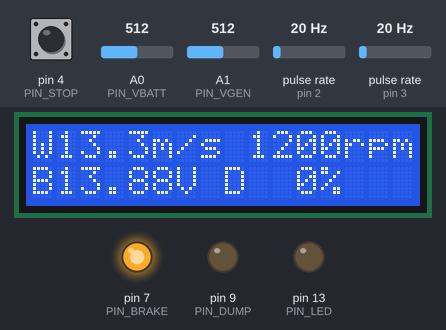
The sketch below on a simulated Arduino Uno, built with avr-gcc and run on an emulated ATmega328P. Shown: 16×2 character LCD, output pins drawn as LEDs (lit = HIGH). Wiring (inferred from the names in the program): 2 × pulse sensor: data pin 2 / data pin 3. Dashed ring = blinking. The inputs (shaded band) are chosen by the test bench; at power-on: pulse rate (sensors on pin 2, pin 3) 20 Hz, pin 4 (PIN_STOP) HIGH, A0 (PIN_VBATT) = 512, A1 (PIN_VGEN) = 512. What the sketch prints to the serial monitor is not drawn.

Above: at 1.6 s.
1.7 s: pulse rate (sensor on pin 2) set to 150 Hz
At 3.5 s:
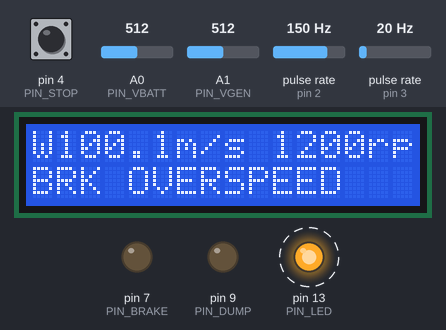
5.1 s: pulse rate (sensor on pin 3) set to 4 Hz
At 7.1 s:
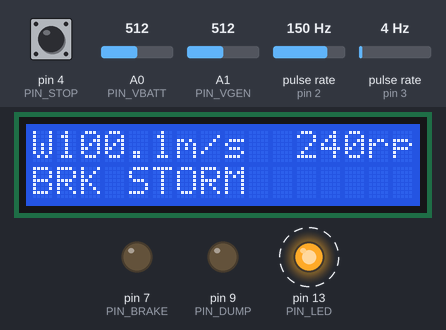
9.1 s: pin 4 (PIN_STOP) pulled LOW for 1 s
At 10.3 s:
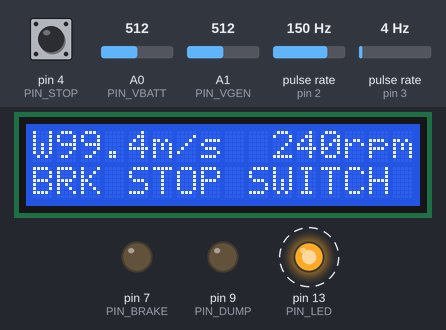
10.7 s: pulse rate (sensor on pin 3) set to 196 Hz
At 12.3 s:
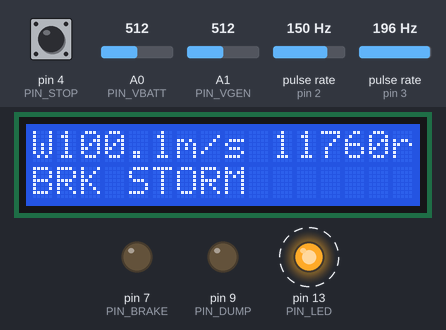
14.1 s: pin 4 (PIN_STOP) pulled LOW for 3.2 s
At 15.5 s:
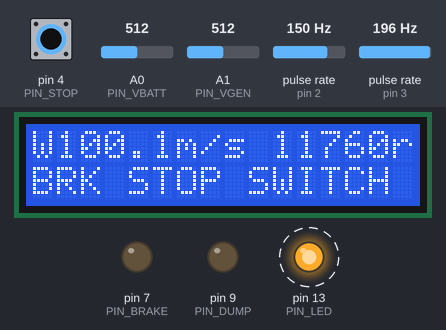
17.9 s: pulse rate (sensor on pin 3) set to 50 Hz
At 18.3 s:
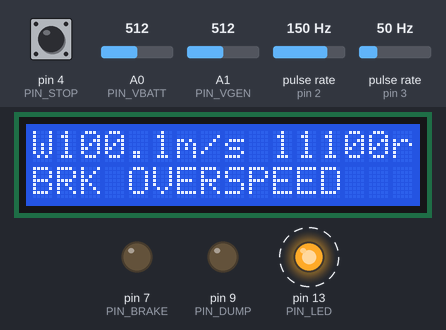
Timing chart, 0 to 23.0 s (numbered marks = the images above; inputs shaded):
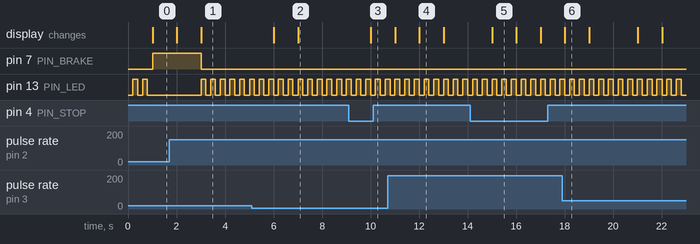

Measured:
- after the input at 1.7 s, the display: first changes after 0.31 s (image 1 shows a later state)
- after the input at 5.1 s, the display: first changes after 0.91 s (image 2 shows a later state)
- after the input at 9.1 s, the display: changes after 0.91 s (image 3)
- after the input at 10.7 s, the display: first changes after 0.31 s (image 4 shows a later state)
- after the input at 14.1 s, the display: changes after 0.91 s (image 5)
- by itself, pin 13 (PIN_LED): alternates HIGH for 0.20 s and LOW for 0.20 s
- what the display in image 4 shows lasts 1.0 s, from 12.0 s to 13.0 s

The sketch:

wind_turbine_controller.ino
```cpp
// (licence header left out)
#include <LiquidCrystal.h>
#include <avr/wdt.h>

// ============================================================================
//  SETTINGS
// ============================================================================
#ifndef TIME_SCALE_PERCENT
#define TIME_SCALE_PERCENT 100          // 10 = long timers 10x faster (demo)
#endif

const float ANEMO_MS_PER_HZ = 0.667f;  // SparkFun / Davis style cup anemometer
const float BATT_RATIO = 22.0f / 122.0f;
const float GEN_RATIO  = 10.0f / 110.0f;
const float VREF = 5.0f;

const float DUMP_START_V  = 14.4f;     // start diverting (absorption voltage)
const float DUMP_FULL_V   = 14.8f;     // 100 % dump load
const float OVERVOLT_V    = 15.2f;     // dump load can't keep up -> brake
const float LOW_BATT_V    = 11.0f;

const uint16_t OVERSPEED_RPM   = 600;
const float    STORM_MS        = 25.0f;
const float    SAFE_WIND_MS    = 15.0f;
const uint16_t SAFE_RPM        = 30;

const uint16_t OVERSPEED_HOLD_MS = 2000;
const uint16_t STORM_HOLD_MS     = 5000;
const uint16_t OVERVOLT_HOLD_MS  = 10000;
const uint16_t RELEASE_AFTER_S   = 300;   // calm time before releasing brake

// ============================================================================
//  PINS
// ============================================================================
const uint8_t PIN_ANEMO = 2, PIN_HALL = 3, PIN_STOP = 4;
const uint8_t PIN_BRAKE = 7, PIN_DUMP = 9, PIN_LED = 13;
const uint8_t PIN_VBATT = A0, PIN_VGEN = A1;

LiquidCrystal lcd(12, 11, 10, 8, 6, 5);

// ============================================================================
//  STATE
// ============================================================================
enum Brake : uint8_t { B_NONE, B_MANUAL, B_OVERSPEED, B_STORM, B_OVERVOLT };
const char *const BRAKE_NAME[] = { "RUN", "STOP SWITCH", "OVERSPEED", "STORM", "BATT OVERVOLT" };

volatile uint16_t anemoPulses = 0, hallPulses = 0;
volatile unsigned long lastAnemoUs = 0, lastHallUs = 0;

float windMs = 0, vBatt = 0, vGen = 0;
uint16_t rpm = 0;
uint8_t dumpPwm = 0;
Brake brake = B_NONE;
unsigned long safeSince = 0;
bool safeActive = false;
unsigned long overspeedSince = 0, stormSince = 0, overvoltSince = 0;
bool overspeedActive = false, stormActive = false, overvoltActive = false;

// ============================================================================
//  INTERRUPTS (with simple debounce for the reed switch)
// ============================================================================
void onAnemo() {
  unsigned long t = micros();
  if (t - lastAnemoUs > 5000UL) { anemoPulses++; lastAnemoUs = t; }
}

void onHall() {
  unsigned long t = micros();
  if (t - lastHallUs > 2000UL) { hallPulses++; lastHallUs = t; }
}

// ============================================================================
//  HELPERS
// ============================================================================
static unsigned long secs(unsigned long s) { return s * 1000UL * TIME_SCALE_PERCENT / 100UL; }
static bool since(unsigned long t0, unsigned long d) { return (millis() - t0) >= d; }

static void logMsg(const char *msg) {
  Serial.print(F("# ["));
  Serial.print(millis() / 1000UL);
  Serial.print(F("s] "));
  Serial.println(msg);
}

static bool heldFor(bool cond, bool &active, unsigned long &t0, unsigned long need) {
  if (cond && !active) t0 = millis();
  active = cond;
  return cond && since(t0, need);
}

static float readVolts(uint8_t pin, float ratio) {
  uint32_t sum = 0;
  for (uint8_t i = 0; i < 16; i++) sum += analogRead(pin);
  return sum / 16.0f * VREF / 1023.0f / ratio;
}

// ============================================================================
//  MEASURE (once per second)
// ============================================================================
static bool measure() {
  static unsigned long last = 0;
  unsigned long now = millis();
  if (now - last < 1000) return false;
  float dt = (now - last) / 1000.0f;
  last = now;

  noInterrupts();
  uint16_t a = anemoPulses, h = hallPulses;
  anemoPulses = hallPulses = 0;
  interrupts();

  windMs = a / dt * ANEMO_MS_PER_HZ;
  rpm = (uint16_t)(h / dt * 60.0f + 0.5f);
  vBatt = readVolts(PIN_VBATT, BATT_RATIO);
  vGen = readVolts(PIN_VGEN, GEN_RATIO);
  return true;
}

// ============================================================================
//  CONTROL
// ============================================================================
static void setBrake(Brake b) {
  if (b == brake) return;
  brake = b;
  safeActive = false;
  char buf[40];
  snprintf(buf, sizeof(buf), b == B_NONE ? "brake released" : "BRAKE: %s", BRAKE_NAME[b]);
  logMsg(buf);
}

static void control() {
  bool stopSwitch = digitalRead(PIN_STOP) == LOW;

  // Faults that apply the brake (checked every second).
  if (stopSwitch) setBrake(B_MANUAL);
  else if (heldFor(rpm > OVERSPEED_RPM, overspeedActive, overspeedSince, OVERSPEED_HOLD_MS))
    setBrake(B_OVERSPEED);
  else if (heldFor(windMs > STORM_MS, stormActive, stormSince, STORM_HOLD_MS))
    setBrake(B_STORM);
  else if (heldFor(vBatt > OVERVOLT_V, overvoltActive, overvoltSince, OVERVOLT_HOLD_MS))
    setBrake(B_OVERVOLT);

  // Release only when everything has been calm for a while.
  if (brake != B_NONE && !(brake == B_MANUAL && stopSwitch)) {
    bool calm = windMs < SAFE_WIND_MS && rpm < SAFE_RPM && vBatt < DUMP_FULL_V;
    if (brake == B_MANUAL) {
      if (windMs < SAFE_WIND_MS) setBrake(B_NONE);   // operator decided
    } else if (heldFor(calm, safeActive, safeSince, secs(RELEASE_AFTER_S))) {
      setBrake(B_NONE);
    }
  }

  // Dump load: proportional between DUMP_START_V and DUMP_FULL_V. Fully on
  // while braked too, so the battery doesn't keep rising from other sources.
  uint8_t want;
  if (brake != B_NONE) want = 0;
  else if (vBatt <= DUMP_START_V) want = 0;
  else if (vBatt >= DUMP_FULL_V) want = 255;
  else want = (uint8_t)((vBatt - DUMP_START_V) / (DUMP_FULL_V - DUMP_START_V) * 255.0f);
  // Slew limit so the generator load changes smoothly.
  if (want > dumpPwm) dumpPwm = (want - dumpPwm > 25) ? dumpPwm + 25 : want;
  else if (want < dumpPwm) dumpPwm = (dumpPwm - want > 25) ? dumpPwm - 25 : want;
}

static void outputs() {
  digitalWrite(PIN_BRAKE, brake == B_NONE ? HIGH : LOW);
  analogWrite(PIN_DUMP, dumpPwm);
  unsigned long t = millis();
  bool led = brake != B_NONE ? (t / 200) & 1 : vBatt < LOW_BATT_V ? (t / 1000) & 1 : dumpPwm > 0;
  digitalWrite(PIN_LED, led);
}

static void report() {
  char a[8], b[8], line[17];
  dtostrf(windMs, 4, 1, a);
  snprintf(line, sizeof(line), "W%sm/s %4urpm ", a, rpm);
  lcd.setCursor(0, 0);
  lcd.print(line);
  dtostrf(vBatt, 5, 2, b);
  if (brake == B_NONE)
    snprintf(line, sizeof(line), "B%sV D%3u%%   ", b, (unsigned)(dumpPwm * 100UL / 255));
  else
    snprintf(line, sizeof(line), "BRK %-12s", BRAKE_NAME[brake]);
  lcd.setCursor(0, 1);
  lcd.print(line);

  // DATA,seconds,wind_ms,rpm,batt_v,gen_v,dump_pct,state
  Serial.print(F("DATA,"));
  Serial.print(millis() / 1000UL);
  Serial.print(','); Serial.print(windMs, 1);
  Serial.print(','); Serial.print(rpm);
  Serial.print(','); Serial.print(vBatt, 2);
  Serial.print(','); Serial.print(vGen, 1);
  Serial.print(','); Serial.print(dumpPwm * 100UL / 255);
  Serial.print(','); Serial.println(BRAKE_NAME[brake]);
}

// ============================================================================
//  ARDUINO
// ============================================================================
void setup() {
  MCUSR = 0;
  wdt_disable();
  pinMode(PIN_BRAKE, OUTPUT);
  digitalWrite(PIN_BRAKE, LOW);                 // braked until we know it's safe
  pinMode(PIN_DUMP, OUTPUT);
  pinMode(PIN_LED, OUTPUT);
  pinMode(PIN_ANEMO, INPUT_PULLUP);
  pinMode(PIN_HALL, INPUT_PULLUP);
  pinMode(PIN_STOP, INPUT_PULLUP);
  attachInterrupt(digitalPinToInterrupt(PIN_ANEMO), onAnemo, FALLING);
  attachInterrupt(digitalPinToInterrupt(PIN_HALL), onHall, FALLING);

  Serial.begin(9600);
  lcd.begin(16, 2);
  lcd.print("Wind Turbine Ctl");
  logMsg("Wind turbine controller v1.0");
  Serial.println(F("DATA,seconds,wind_ms,rpm,batt_v,gen_v,dump_pct,state"));

  // Start braked; release after the first measurement if nothing is wrong.
  brake = B_MANUAL;
  wdt_enable(WDTO_2S);
}

void loop() {
  wdt_reset();
  if (measure()) {
    control();
    report();
  }
  outputs();
}
```
